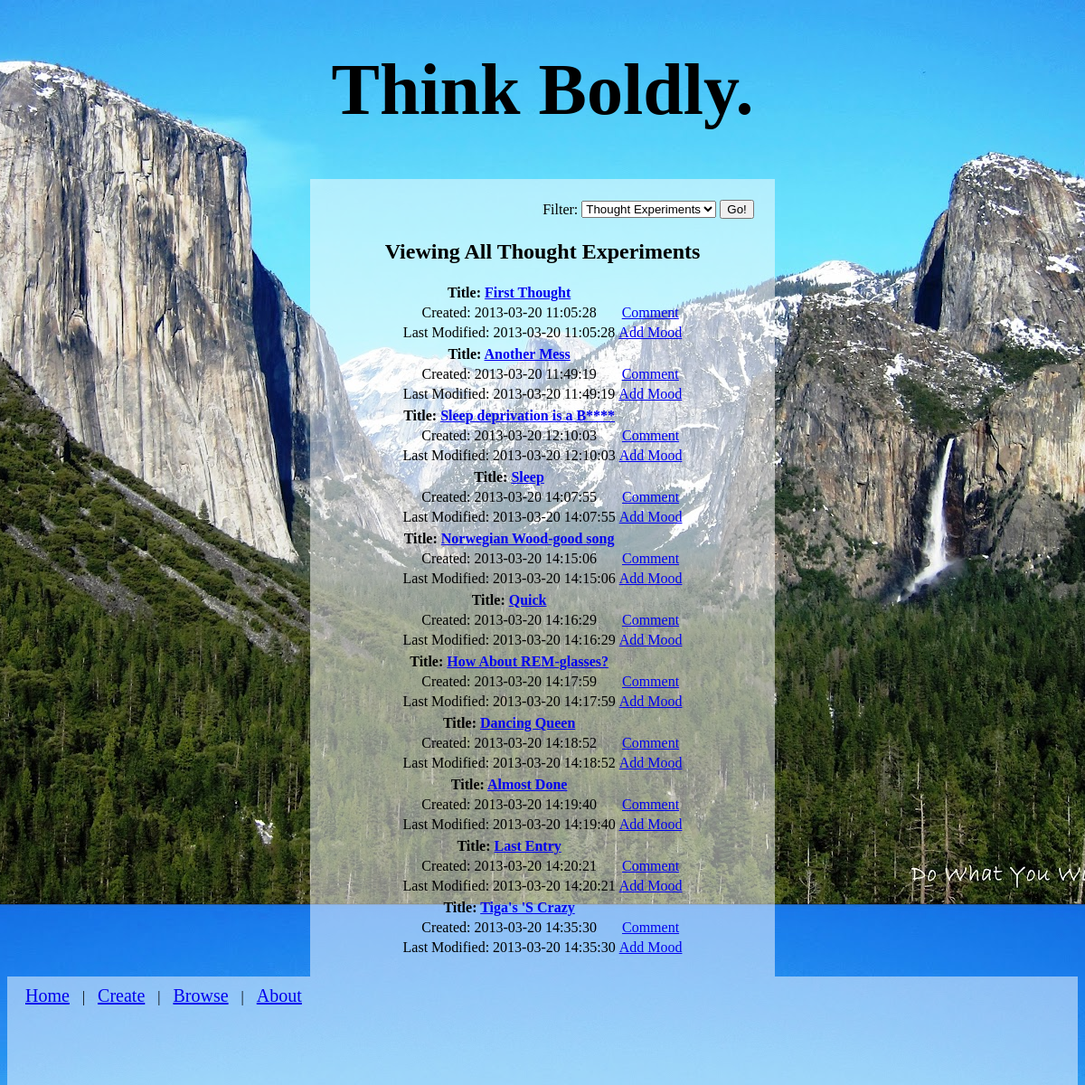
The app's page /Code/browse.php with its own data.
### tables this page shows
CREATE TABLE `ThoughtExperiment` (
  `id` int(11) NOT NULL AUTO_INCREMENT,
  `title` varchar(50) DEFAULT NULL,
  `date_created` datetime NOT NULL,
  `date_modified` datetime NOT NULL,
  PRIMARY KEY (`id`),
  UNIQUE KEY `id_UNIQUE` (`id`)
);

### Code/browse.php (the view, shortened to what this page needs)
<!DOCTYPE HTML>
<html>
<head>
    <link rel="stylesheet" type="text/css" href="static/style.css">
</head>
<body>
    <div class="wrapper">
        <?php
            $mysqli = new mysqli($server, $user, $pass, $dbname, $port);
        ?>
        <div id="title">
            <h1>
            Think Boldly.
            </h1>
        </div>
        <div id="summary" class="content">
            <div id="filter">
                <table><tr><td>Filter:</td><td> <form action="browse.php" method="get">
                    <select name="category_id">
                        <option value="ThoughtExperiments">Thought Experiments</option>
                    </select></td><td>
                    <button type="submit">Go!</button></td>
                </form></table>
            </div>
            <br class="clear"/>
            <?php
            if(!($category_id = $_GET['category_id']) ) {
                $category_id = "ThoughtExperiments";
            }
            if ($category_id == "ThoughtExperiments") {
                echo "<h2>Viewing All Thought Experiments</h2>";
                $thought_result = $mysqli->query("SELECT id,title,date_created,date_modified FROM ThoughtExperiment") or die("Execute failed: (" . $mysqli->errorno . ") " . $mysqli->error);
                while ($row = $thought_result->fetch_assoc()) {
                    echo "<table style=\"margin:auto;\"><tr><td><strong>Title: <a href=\"view.php?thought_id=" . $row['id'] . "\">" . $row['title'] . "</a></strong></td><td></td></tr>";
                    echo "<tr><td>Created: " . $row['date_created']. "</td><td><a href=\"comment.php?type=ThoughtExperiment&id=" . $row['id'] . "\">Comment</a></td></tr>";
                    echo "<tr><td>Last Modified: " . $row['date_modified']. "</td><td><a href=\"addmood.php?type=ThoughtExperiment&id=" . $row['id'] . "\">Add Mood</a></td></tr></table>";
                }
            }
            ?>
        </div>
        <div class="push"></div>
    </div>
    <div id="footer" class="content">
        <nav>
            <a href="index.php">Home</a> |
            <a href="create.php">Create</a> |
            <a href="browse.php?">Browse</a> |
            <a href="about.html">About</a>
        </nav>
    </div>
</body>
</html>

### Code/static/style.css (style rules this page uses)
html, body { height: 100%; }
body { background-position:center; background-image:url("yosemite.jpg"); }
#filter { float:right; }
.wrapper { min-height: 100%; height: auto !important; height: 100%; margin: 0 0 -100px 0; }
nav a { font-size:20px; margin: 10px 10px; }
#footer { height: 100px; padding: 10px 10px; margin:0; }
.push { height: 100px; }
#title { margin:0 auto; text-align:center; font-size:40px; }
#summary { width: 40%; margin:0 auto; padding: 20px; text-align: center; }
.content { background:rgba(255,255,255,.5); }

### records on screen
thoughtexperiment: title "First Thought", date_created "2013-03-20 11:05:28", date_modified "2013-03-20 11:05:28"
thoughtexperiment: title "Another Mess", date_created "2013-03-20 11:49:19", date_modified "2013-03-20 11:49:19"
thoughtexperiment: title "Sleep deprivation is a B****", date_created "2013-03-20 12:10:03", date_modified "2013-03-20 12:10:03"
thoughtexperiment: title "Sleep", date_created "2013-03-20 14:07:55", date_modified "2013-03-20 14:07:55"
thoughtexperiment: title "Norwegian Wood-good song", date_created "2013-03-20 14:15:06", date_modified "2013-03-20 14:15:06"
thoughtexperiment: title "Quick", date_created "2013-03-20 14:16:29", date_modified "2013-03-20 14:16:29"
thoughtexperiment: title "How About REM-glasses?", date_created "2013-03-20 14:17:59", date_modified "2013-03-20 14:17:59"
thoughtexperiment: title "Dancing Queen", date_created "2013-03-20 14:18:52", date_modified "2013-03-20 14:18:52"
thoughtexperiment: title "Almost Done", date_created "2013-03-20 14:19:40", date_modified "2013-03-20 14:19:40"
thoughtexperiment: title "Last Entry", date_created "2013-03-20 14:20:21", date_modified "2013-03-20 14:20:21"
thoughtexperiment: title "Tiga's 'S Crazy", date_created "2013-03-20 14:35:30", date_modified "2013-03-20 14:35:30"
